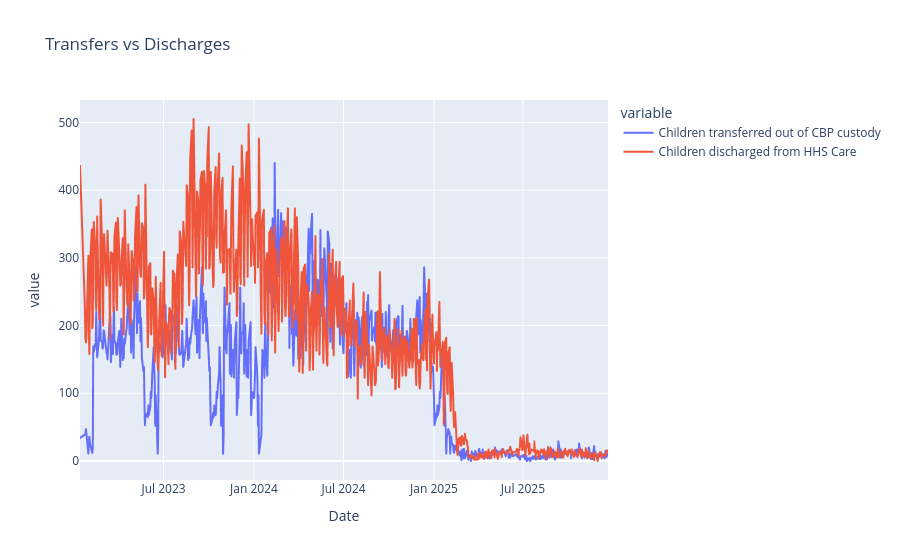

Here is the notebook cell this chart was saved with:
### Code cell
fig = px.line(
    df,
    x="Date",
    y=[
        "Children transferred out of CBP custody",
        "Children discharged from HHS Care"
    ],
    title="Transfers vs Discharges"
)

fig.show()

### Figure 1 — Plotly figure (JSON) as saved in the notebook; plotly's stock layout.template omitted (floating-point values rounded to 4 significant figures; data arrays with more than 128 entries replaced by an {"elided": "..."} marker saying what was removed)
{"data": [{"hovertemplate": "variable=Children transferred out of CBP custody<br>Date=%{x}<br>value=%{y}<extra></extra>", "legendgroup": "Children transferred out of CBP custody", "line": {"color": "#636efa", "dash": "solid"}, "marker": {"symbol": "circle"}, "mode": "lines", "name": "Children transferred out of CBP custody", "showlegend": true, "type": "scattergl", "x": {"elided": "720 str values"}, "xaxis": "x", "y": {"elided": "720 float values"}, "yaxis": "y"}, {"hovertemplate": "variable=Children discharged from HHS Care<br>Date=%{x}<br>value=%{y}<extra></extra>", "legendgroup": "Children discharged from HHS Care", "line": {"color": "#EF553B", "dash": "solid"}, "marker": {"symbol": "circle"}, "mode": "lines", "name": "Children discharged from HHS Care", "showlegend": true, "type": "scattergl", "x": {"elided": "720 str values"}, "xaxis": "x", "y": {"elided": "720 float values"}, "yaxis": "y"}], "layout": {"legend": {"title": {"text": "variable"}, "tracegroupgap": 0}, "title": {"text": "Transfers vs Discharges"}, "xaxis": {"anchor": "y", "domain": [0, 1], "title": {"text": "Date"}}, "yaxis": {"anchor": "x", "domain": [0, 1], "title": {"text": "value"}}}}
